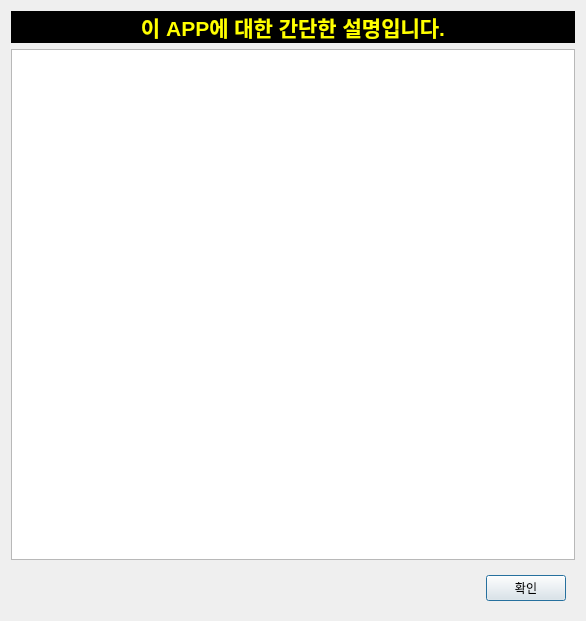
<?xml version="1.0" encoding="UTF-8"?>
<ui version="4.0">
 <class>Dialog_textEdit</class>
 <widget class="QDialog" name="Dialog_textEdit">
  <property name="geometry">
   <rect>
    <x>0</x>
    <y>0</y>
    <width>586</width>
    <height>621</height>
   </rect>
  </property>
  <property name="windowTitle">
   <string>Dialog</string>
  </property>
  <layout class="QVBoxLayout" name="verticalLayout">
   <item>
    <widget class="QLabel" name="label">
     <property name="font">
      <font>
       <pointsize>16</pointsize>
       <bold>true</bold>
      </font>
     </property>
     <property name="styleSheet">
      <string notr="true"> background-color:black;color:yellow</string>
     </property>
     <property name="text">
      <string>이 APP에 대한 간단한 설명입니다.</string>
     </property>
     <property name="alignment">
      <set>Qt::AlignCenter</set>
     </property>
    </widget>
   </item>
   <item>
    <widget class="QTextBrowser" name="textBrowser">
     <property name="styleSheet">
      <string notr="true"/>
     </property>
     <property name="acceptRichText">
      <bool>true</bool>
     </property>
     <property name="openExternalLinks">
      <bool>true</bool>
     </property>
     <property name="openLinks">
      <bool>true</bool>
     </property>
    </widget>
   </item>
   <item>
    <widget class="QFrame" name="frame">
     <property name="frameShape">
      <enum>QFrame::NoFrame</enum>
     </property>
     <property name="frameShadow">
      <enum>QFrame::Raised</enum>
     </property>
     <layout class="QHBoxLayout" name="horizontalLayout">
      <item>
       <spacer name="horizontalSpacer">
        <property name="orientation">
         <enum>Qt::Horizontal</enum>
        </property>
        <property name="sizeHint" stdset="0">
         <size>
          <width>40</width>
          <height>20</height>
         </size>
        </property>
       </spacer>
      </item>
      <item>
       <widget class="QPushButton" name="pb_ok">
        <property name="text">
         <string>확인</string>
        </property>
       </widget>
      </item>
     </layout>
    </widget>
   </item>
  </layout>
 </widget>
 <resources/>
 <connections/>
</ui>
